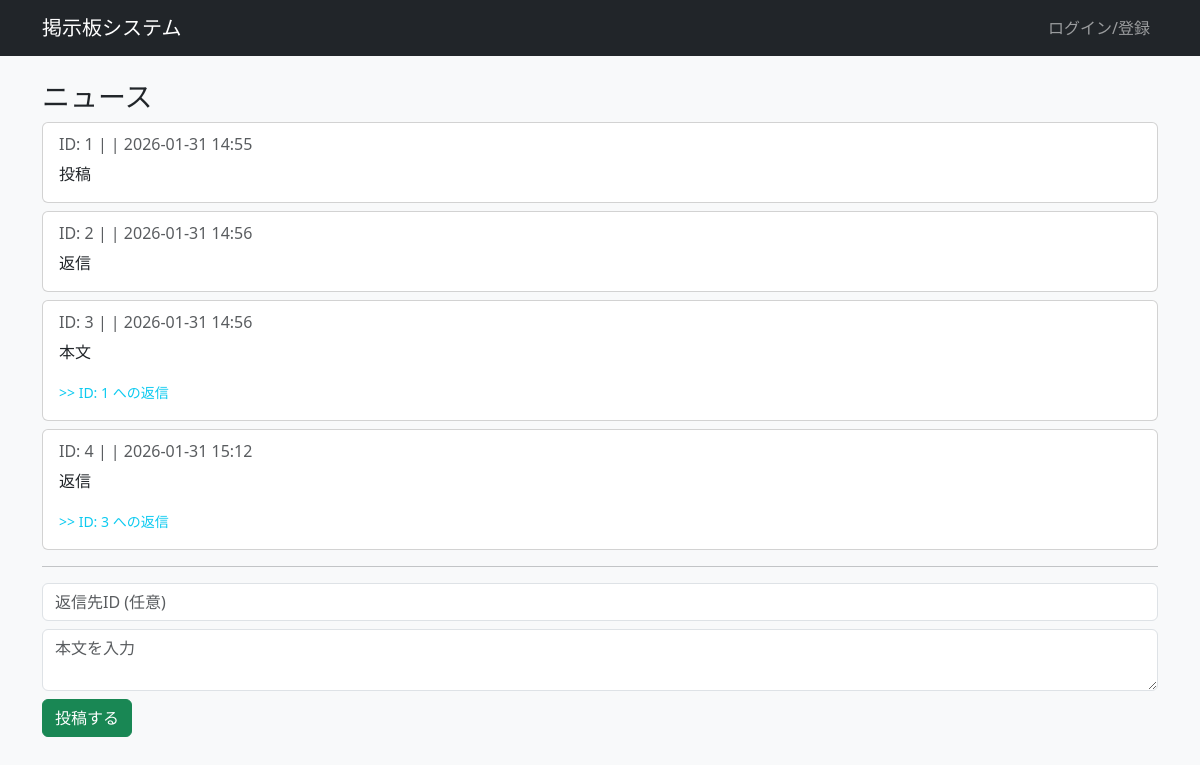
Screenshot of /thread/1 with the database file from the repository.
### app.py (models this page shows)
class Thread(db.Model):
    id = db.Column(db.Integer, primary_key=True)
    title = db.Column(db.String(200), nullable=False)
    created_at = db.Column(db.DateTime, default=datetime.now)
    board_id = db.Column(db.Integer, db.ForeignKey('board.id'))
    posts = db.relationship('Post', backref='thread', lazy=True)

class Post(db.Model):
    id = db.Column(db.Integer, primary_key=True)
    content = db.Column(db.Text, nullable=False)
    timestamp = db.Column(db.DateTime, default=datetime.now)
    thread_id = db.Column(db.Integer, db.ForeignKey('thread.id'))
    user_id = db.Column(db.Integer, db.ForeignKey('user.id'))
    parent_id = db.Column(db.Integer, db.ForeignKey('post.id'), nullable=True)
    user = db.relationship('User', backref='posts')

### app.py (the view, shortened to what this page needs)
@app.route('/thread/<int:thread_id>', methods=['GET', 'POST'])
def view_thread(thread_id):
    thread = Thread.query.get_or_404(thread_id)
    return render_template('thread.html', thread=thread)

### templates/thread.html
{% extends 'base.html' %}
{% block content %}
<h3>{{ thread.title }}</h3>
{% for post in thread.posts %}
<div class="card mb-2">
    <div class="card-body">
        <h6 class="card-subtitle mb-2 text-muted">ID: {{ post.id }} | {{ post.user_name }} | {{ post.timestamp.strftime('%Y-%m-%d %H:%M') }}</h6>
        <p class="card-text">{{ post.content }}</p>
        {% if post.parent_id %}<small class="text-info">>> ID: {{ post.parent_id }} への返信</small>{% endif %}
    </div>
</div>
{% endfor %}
<hr>
<form method="post">
    <div class="mb-3">
        <input type="number" name="parent_id" class="form-control mb-2" placeholder="返信先ID (任意)">
        <textarea name="content" class="form-control mb-2" placeholder="本文を入力" required></textarea>
        <button type="submit" class="btn btn-success">投稿する</button>
    </div>
</form>
{% endblock %}

### templates/base.html (shortened to what this page needs)
<!DOCTYPE html>
<html lang="ja">
<head>
    <link href="https://cdn.jsdelivr.net/npm/bootstrap@5.3.0/dist/css/bootstrap.min.css" rel="stylesheet">
</head>
<body class="bg-light">
    <nav class="navbar navbar-expand-lg navbar-dark bg-dark mb-4">
        <div class="container">
            <a class="navbar-brand" href="/">掲示板システム</a>
            <div class="navbar-nav ms-auto">
                {% if current_user.is_authenticated %}
                    <span class="nav-link text-light">こんにちは、{{ current_user.username }}さん</span>
                    <a class="nav-item nav-link" href="{{ url_for('logout') }}">ログアウト</a>
                {% else %}
                    <a class="nav-item nav-link" href="{{ url_for('register') }}">ログイン/登録</a>
                {% endif %}
            </div>
        </div>
    </nav>
    <div class="container">
        {% block content %}{% endblock %}
    </div>
</body>
</html>

### rows the page displays
Thread: title "ニュース"
Post: id "1", timestamp "2026-01-31 14:55", content "投稿"
Post: id "2", timestamp "2026-01-31 14:56", content "返信"
Post: id "3", timestamp "2026-01-31 14:56", content "本文", parent_id "1"
Post: id "4", timestamp "2026-01-31 15:12", content "返信", parent_id "3"
